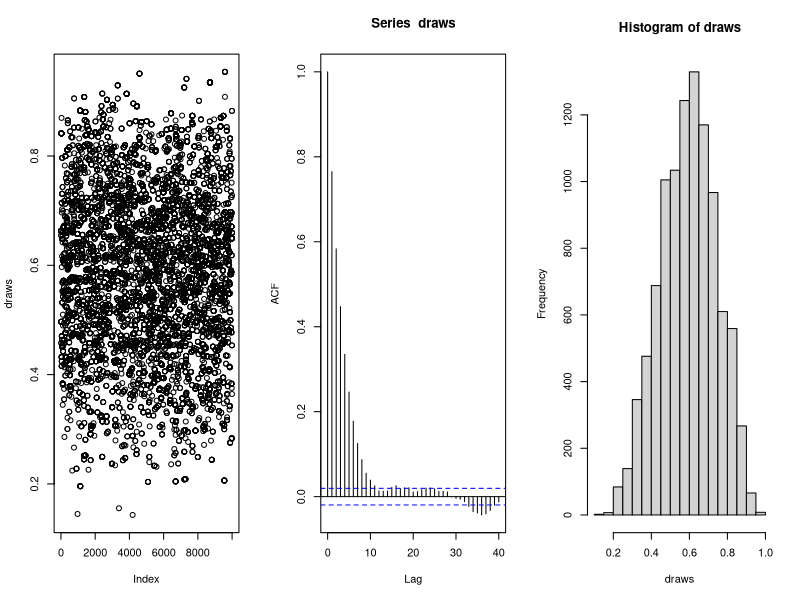

Generate this figure with R:
mh.beta <- function(iterations, start,shape1, shape2,c) {
  theta.old <- start
  draws <- c()
  theta.update <- function(theta.old, shape1, shape2) {
    theta.new <- rbeta(1, c*theta.old, c*(1-theta.old))
    accept.prob <- dbeta(theta.new, shape1 = shape1, shape2=shape2)/dbeta(theta.old,shape1 = shape1, shape2 = shape2)*
      (dbeta(theta.old,c*theta.new,c*(1-theta.new))/dbeta(theta.new,c*theta.old,c*(1-theta.old)))
    #Because the Beta distribution is not symmetric, so the accept.prob
    #should have another part, which is neutralized in symmetric situation
    #So we should add that part again.
    if (runif(1) <= accept.prob) 
    {theta.update=theta.new} 
    else 
        {theta.update=theta.old}
  }
  for (i in 1:iterations) {
    draws[i] <- theta.old <- theta.update(theta.old, shape1 = shape1,
                                          shape2 = shape2)
  }
  return(draws[1:iterations])
}


draws <- mh.beta(10000, start = runif(1),shape1 = 6, shape2 = 4,c=1)

par(mfrow=c(1,3))  #1 row, 3 columns
plot(draws); 
acf(draws);
hist(draws)  #plot commands







